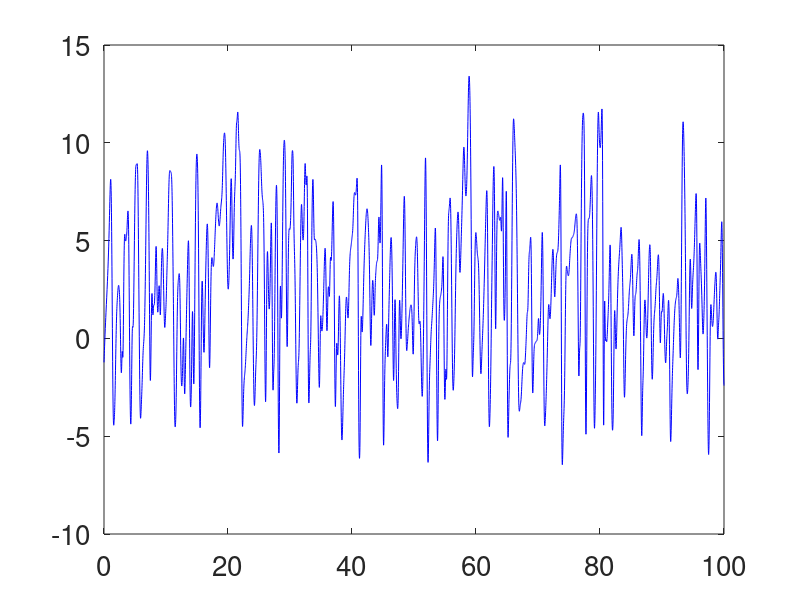
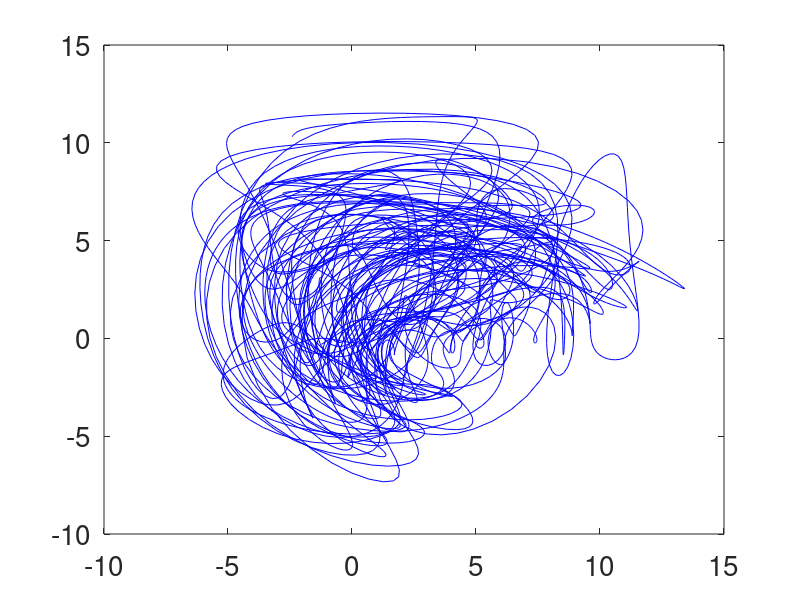
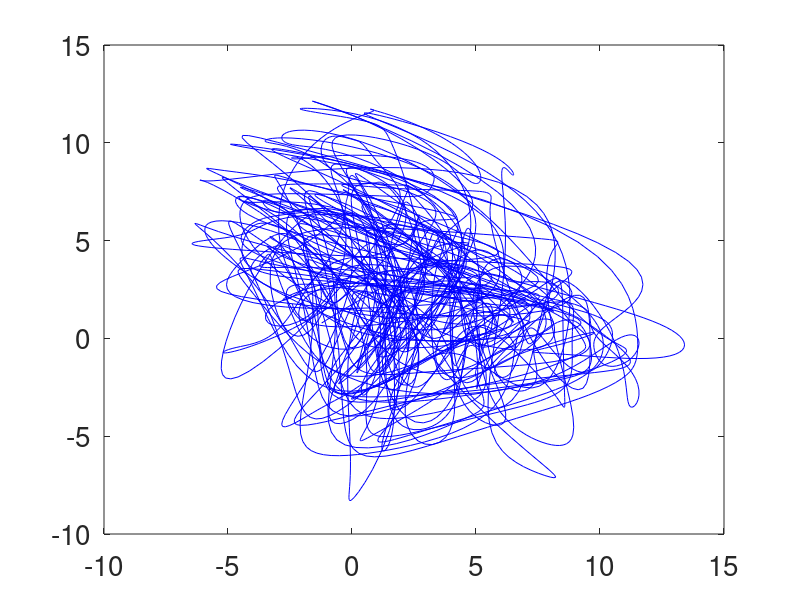
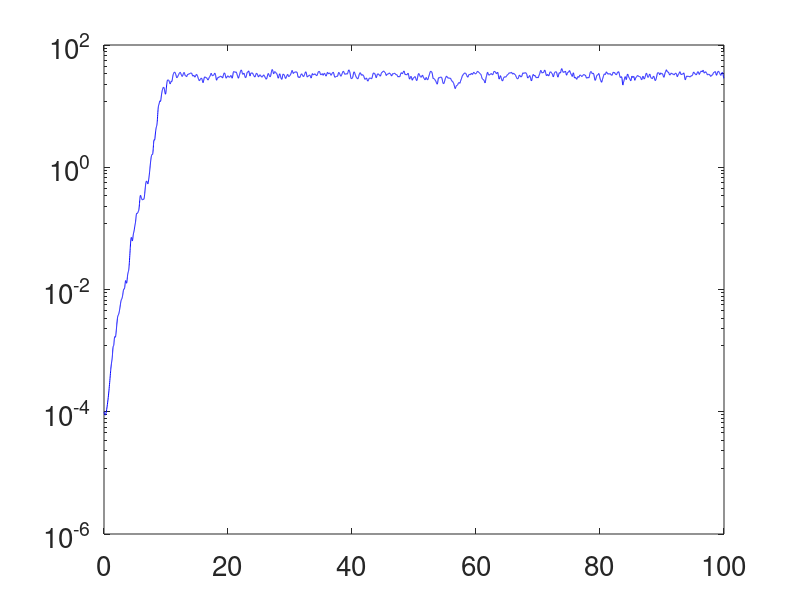

Source code (MATLAB) for these figures, in order:
function this=p2_6
clear all;set(0,'defaultaxesfontsize',20);format long
%%% p2.6.m - behaviour of Lorenz '96 (Ex. 1.7) 

%set up the parameters of the problem
J=40;
F=8;
rng('default'); %always using the same random numbers
initial=randn(J,1);
initial1=initial;
initial1(1)=initial(1)+0.0001;

%calculate the trajectory
[t1,y]=ode45(@(t,y) lorenz96(t,y,F,J), [0 100], initial);
[t,y1]=ode45(@(t,y) lorenz96(t,y,F,J), t1, initial1);

figure(1), plot(t,y(:,1),'b')
figure(2), plot(y(:,1),y(:,J),'b')
figure(3), plot(y(:,1),y(:,J-1),'b')


for i=1:length(t)
error(i)=norm(y(i,:)-y1(i,:),2);
end


figure(4), semilogy(t,error,'b')
axis([0 100 10^-6 10^2])
set(gca,'YTick',[10^-6 10^-4 10^-2 10^0 10^2])
%set(gca,'XTickLabel',{'-pi','-pi/2','0','pi/2','pi'})

function dy=lorenz96(t,y,F,J)

%setting the first two lines 
dy(1)=y(J)*(y(2)-y(J-1))-y(1)+F;
dy(2)=y(1)*(y(3)-y(J))-y(2)+F;
 
%recursion is fine here
for j=3:J-1
    dy(j)=y(j-1)*(y(j+1)-y(j-2))-y(j)+F;
end

%setting the last line
dy(J)=y(J-1)*(y(1)-y(J-2))-y(J)+F;


dy=dy';
